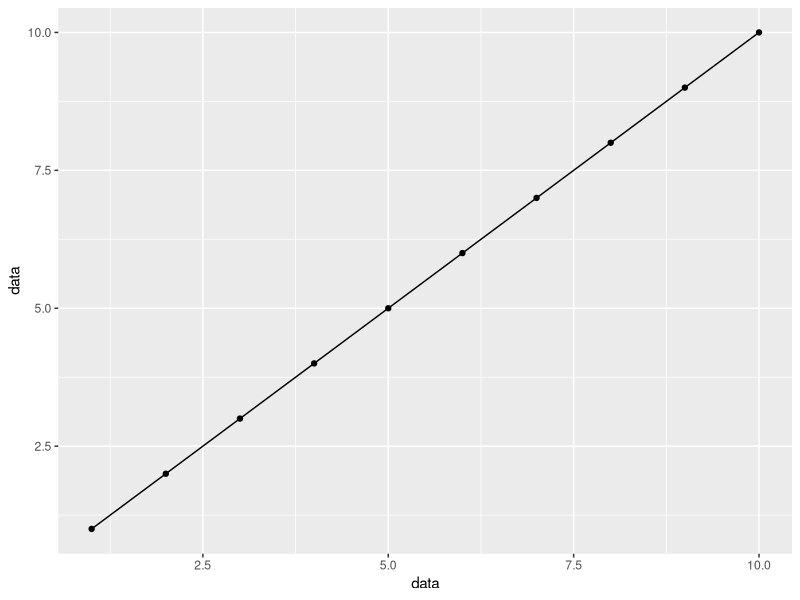

Here is the R script that generated this plot:
library(tidyverse)

tibble(
  data=1:10
) -> data

data %>%
  ggplot(aes(x=data, y=data)) +
  geom_line() +
  geom_point()

